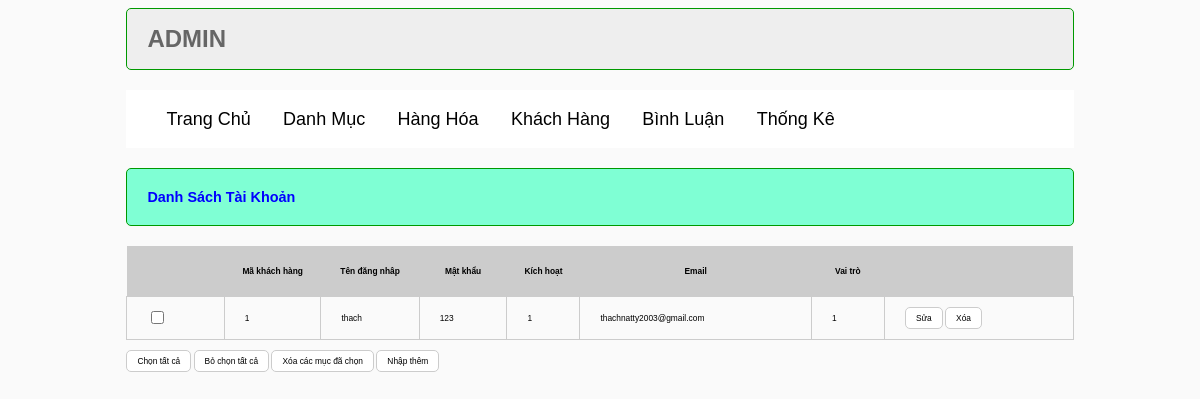
The app's page /admin/index.php?act=dskh with its own data.
### tables this page shows
CREATE TABLE `khach_hang` (
  `id_kh` int(10) NOT NULL,
  `mat_khau` varchar(50) NOT NULL,
  `ho_ten` varchar(50) NOT NULL,
  `kich_hoat` tinyint(1) NOT NULL,
  `hinh` varchar(50) NOT NULL,
  `email` varchar(50) NOT NULL,
  `vai_tro` tinyint(1) NOT NULL
);

### model/pdo.php (called while the page is built, shortened)
<?php
function pdo_get_connection(){
    $dburl = "mysql:host=localhost;dbname=xshop;charset=utf8";
    $username = 'root';
    $password = '';
    $conn = new PDO($dburl, $username, $password);
    $conn->setAttribute(PDO::ATTR_ERRMODE, PDO::ERRMODE_EXCEPTION);
    return $conn;
}
function pdo_query($sql){
    $sql_args = array_slice(func_get_args(), 1);
    try{
        $conn = pdo_get_connection();
        $stmt = $conn->prepare($sql);
        $stmt->execute($sql_args);
        $rows = $stmt->fetchAll();
        return $rows;
    }
    catch(PDOException $e){
        throw $e;
    }
    finally{
        unset($conn);
    }
}

### model/khachhang.php (called while the page is built, shortened)
<?php
function loadall_khachhang(){
    $sql = "SELECT * FROM khach_hang ORDER BY id_kh desc";
    $listkhachhang  =pdo_query($sql);
    return  $listkhachhang ;
}
?>

### admin/khachhang/list.php (the view, shortened to what this page needs)
<div class="row">
    <div class="row header"><h1> Danh Sách Tài Khoản</h1>
    </div>
    <div class="row formcontent">
        <div class="row mb10 formdsl">
            <table>
                <tr>
                    <th></th>
                    <th>Mã khách hàng</th>
                    <th>Tên đăng nhâp</th>
                    <th> Mật khẩu </th>
                    <th>Kích hoạt</th>
                    <th>Email</th>
                    <th> Vai trò</th>
                    <th></th>
                </tr>
        <?php
             foreach($listkhachhang as $khachhang){
                extract($khachhang);
                $suakh="index.php?act=suakh&id_kh=".$id_kh;
                $xoakh="index.php?act=xoakh&id_kh=".$id_kh;
                 echo'<tr>
                    <td><input type="checkbox" name=""></td>
                     <td> '.$id_kh.'</td>
                     <td>'.$ho_ten.'</td>
                    <td> '.$mat_khau.' </td>
                    <td>'.$kich_hoat.'</td>
                    <td>'.$email.'</td>
                    <td>'.$vai_tro.'</td>
                    <td><a href="'.$suakh.'"><input type="button" value="Sửa"></a> <a href="'.$xoakh.'" ><input type="button" value="Xóa"></a></td>
                </tr>';
                }
             ?>
            </table>
        </div>
        <div class="row mb10">
            <input type="button" value="Chọn tất cả">
            <input type="button" value="Bỏ chọn tất cả">
            <input type="button" value="Xóa các mục đã chọn">
            <a href="index.php?act=addkh"><input type="button" value="Nhập thêm"></a>
        </div>
    </div>
</div>
</div>

### css/style.css (style rules this page uses)
* { box-sizing: border-box; font-family: sans-serif; font-size: 0.7vw; }
body { font-family: 'Oswald', sans-serif; background-color: rgba(227, 227, 227, 0.178); }
.row { float: left; width: 100%; }
.mb10 { margin-bottom: 10px; }
.header { background-color: aquamarine; border: 1px #090 solid; font-size: 1vw; color: blue; border-radius: 5px; }
.header h1 { margin:20px; font-size: 1.2vw; }
.formtaikhoan input[type="submit"], .formtaikhoan input[type="reset"], .formcontent input[type="submit"], .formcontent input[type="reset"], .formcontent input[type="button"] { border-radius: 5px; padding: 5px 10px; background-color: white; border: 1px #CCC solid; }
.formcontent { padding: 20px 0px; }
.formdsl table { width: 100%; border-collapse: collapse; }
.formdsl table th { background-color: #CCC; padding: 20px 0px; }
.formdsl table td { padding: 10px 20px; border: 1px #CCC solid; }

### records on screen
khach_hang: id_kh "1", ho_ten "thach", mat_khau "123", kich_hoat "1", email "thachnatty2003@gmail.com", vai_tro "1"
